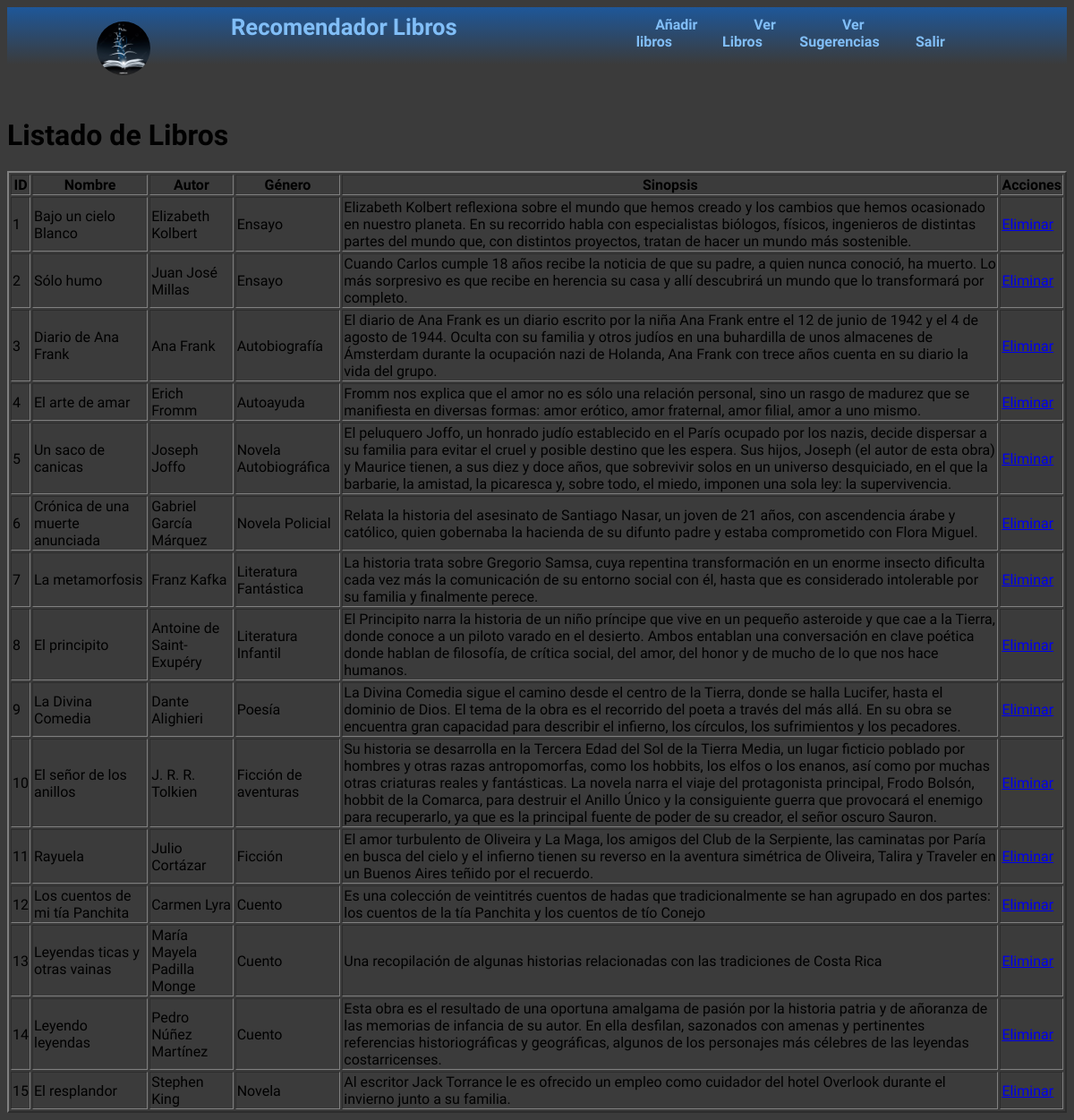
/libros.php (signed in), run on the app's committed database.
### tables this page shows
CREATE TABLE Libros (
    id INT AUTO_INCREMENT PRIMARY KEY,
    nombre_libro VARCHAR(255) NOT NULL,
    autor VARCHAR(255) NOT NULL,
    genero VARCHAR(255) NOT NULL,
    sinopsis TEXT NOT NULL,
    imagen VARCHAR(255) NOT NULL
);

### libros.php (the view, shortened to what this page needs)
<?php
require 'config.php';
$sql = "SELECT * FROM Libros";
$resultado = $conn->query($sql);
?>
<!DOCTYPE html>
<html lang="es">
<head>
    <link rel="stylesheet" type="text/css" href="style.css">
</head>
<body>
    <header>
        <figure>
            <img src="img/header2.jpg" alt="Recomendador Libros">
        </figure>
        <h1>Recomendador Libros</h1>
        <nav>
            <ul>
                <?php if (isset($_SESSION['usuario'])): ?>
                    <li><a href="agregar_libro.php">Añadir libros</a></li>
                    <li><a href="libros.php">Ver Libros</a></li>
                    <li><a href="ver_sugerencias.php">Ver Sugerencias</a></li>
                    <li><a href="salir.php">Salir</a></li>
                <?php endif; ?>
            </ul>
        </nav>
    </header>
    <h1>Listado de Libros</h1>
    <table border="2">
        <thead>
            <tr>
                <th>ID</th>
                <th>Nombre</th>
                <th>Autor</th>
                <th>Género</th>
                <th>Sinopsis</th>
                <th>Acciones</th>
            </tr>
        </thead>
        <tbody>
            <?php while($libro = $resultado->fetch_assoc()): ?>
            <tr>
                <td><?php echo $libro['id']; ?></td>
                <td><?php echo $libro['nombre_libro']; ?></td>
                <td><?php echo $libro['autor']; ?></td>
                <td><?php echo $libro['genero']; ?></td>
                <td><?php echo $libro['sinopsis']; ?></td>
                <td>
                    <a href="eliminar_libro.php?id=<?php echo $libro['id']; ?>">Eliminar</a>
                </td>
            </tr>
            <?php endwhile; ?>
        </tbody>
    </table>
</body>
</html>

### style.css (style rules this page uses)
body { font-family: 'Indie Flower', cursive; font-size: 16px; background-color: #3b3b3b; }
header { background: -moz-linear-gradient(top, rgba(30, 87, 153, 1) 0%, rgba(125, 185, 232, 0) 100%); background: -webkit-gradient(linear, left top, left bottom, color-stop(0%, rgba(30, 87, 153, 1)), color-stop(100%, rgba(125, 185, 232, 0))); background: -webkit-linear-gradient(top, rgba(30, 87, 153, 1) 0%, rgba(125, 185, 232, 0) 100%); background: -o-linear-gradient(top, rgba(30, 87, 153, 1) 0%, rgba(125, 185, 232, 0) 100%); background: -ms-linear-gradient(top, rgba(30, 87, 153, 1) 0%, rgba(125, 185, 232, 0) 100%); background: linear-gradient(to bottom, rgba(30, 87, 153, 1) 0%, rgba(125, 185, 232, 0) 100%); filter: progid:DXImageTransform.Microsoft.gradient(startColorstr='#1e5799', endColorstr='#007db9e8', GradientType=0); }
header { margin-bottom: 60px; text-align: right; }
header figure { float: left; margin-left: 100px; }
header figure img { width: 60px; height: 60px; border-radius: 50%; }
header h1 { color: #81BEF7; float: left; font-size: 1.6em; display: block; margin: 7px 80px 0 50px; padding: 0px; }
header nav ul { padding: 0; margin: 0; text-align: center; list-style: none; }
header nav li { height: 35px; margin-top: 10px; width: 100%; display: inline-block; }
header nav ul li a { text-decoration: none; font-weight: bold; color: #81BEF7; padding: 15px 25px; }
@media screen and (min-width:480px) { header nav ul li { width: 22%; } }
@media screen and (min-width:767px) { header nav ul li { width: 10%; } }
@media screen and (min-width:950px) { header nav ul li { width: 8%; } }

### data on the page
libros: id "1", nombre_libro "Bajo un cielo Blanco", autor "Elizabeth Kolbert", genero "Ensayo", sinopsis "Elizabeth Kolbert reflexiona sobre el mundo que hemos creado y los cambios que hemos ocasionado en nuestro planeta. En su recorrido habla con especialistas biólogos, físicos, ingenieros de distintas partes del mundo que, con distintos proyectos, tratan de hacer un mundo más sostenible."
libros: id "2", nombre_libro "Sólo humo", autor "Juan José Millas", genero "Ensayo", sinopsis "Cuando Carlos cumple 18 años recibe la noticia de que su padre, a quien nunca conoció, ha muerto. Lo más sorpresivo es que recibe en herencia su casa y allí descubrirá un mundo que lo transformará por completo."
libros: id "3", nombre_libro "Diario de Ana Frank", autor "Ana Frank", genero "Autobiografía", sinopsis "El diario de Ana Frank es un diario escrito por la niña Ana Frank entre el 12 de junio de 1942 y el 4 de agosto de 1944. Oculta con su familia y otros judíos en una buhardilla de unos almacenes de Ámsterdam durante la ocupación nazi de Holanda, Ana Frank con trece años cuenta en su diario la vida del grupo."
libros: id "4", nombre_libro "El arte de amar", autor "Erich Fromm", genero "Autoayuda", sinopsis "Fromm nos explica que el amor no es sólo una relación personal, sino un rasgo de madurez que se manifiesta en diversas formas: amor erótico, amor fraternal, amor filial, amor a uno mismo."
libros: id "5", nombre_libro "Un saco de canicas", autor "Joseph Joffo", genero "Novela Autobiográfica", sinopsis "El peluquero Joffo, un honrado judío establecido en el París ocupado por los nazis, decide dispersar a su familia para evitar el cruel y posible destino que les espera. Sus hijos, Joseph (el autor de esta obra) y Maurice tienen, a sus diez y doce años, que sobrevivir solos en un universo desquiciado, en el que la barbarie, la amistad, la picaresca y, sobre todo, el miedo, imponen una sola ley: la supervivencia."
libros: id "6", nombre_libro "Crónica de una muerte anunciada", autor "Gabriel García Márquez", genero "Novela Policial", sinopsis "Relata la historia del asesinato de Santiago Nasar, un joven de 21 años, con ascendencia árabe y católico, quien gobernaba la hacienda de su difunto padre y estaba comprometido con Flora Miguel."
libros: id "7", nombre_libro "La metamorfosis", autor "Franz Kafka", genero "Literatura Fantástica", sinopsis "La historia trata sobre Gregorio Samsa, cuya repentina transformación en un enorme insecto dificulta cada vez más la comunicación de su entorno social con él, hasta que es considerado intolerable por su familia y finalmente perece."
libros: id "8", nombre_libro "El principito", autor "Antoine de Saint-Exupéry", genero "Literatura Infantil", sinopsis "El Principito narra la historia de un niño príncipe que vive en un pequeño asteroide y que cae a la Tierra, donde conoce a un piloto varado en el desierto. Ambos entablan una conversación en clave poética donde hablan de filosofía, de crítica social, del amor, del honor y de mucho de lo que nos hace humanos."
libros: id "9", nombre_libro "La Divina Comedia", autor "Dante Alighieri", genero "Poesía", sinopsis "La Divina Comedia sigue el camino desde el centro de la Tierra, donde se halla Lucifer, hasta el dominio de Dios. El tema de la obra es el recorrido del poeta a través del más allá. En su obra se encuentra gran capacidad para describir el infierno, los círculos, los sufrimientos y los pecadores."
libros: id "10", nombre_libro "El señor de los anillos", autor "J. R. R. Tolkien", genero "Ficción de aventuras", sinopsis "Su historia se desarrolla en la Tercera Edad del Sol de la Tierra Media, un lugar ficticio poblado por hombres y otras razas antropomorfas, como los hobbits, los elfos o los enanos, así como por muchas otras criaturas reales y fantásticas. La novela narra el viaje del protagonista principal, Frodo Bolsón, hobbit de la Comarca, para destruir el Anillo Único y la consiguiente guerra que provocará el enemigo para recuperarlo, ya que es la principal fuente de poder de su creador, el señor oscuro Sauron."
libros: id "11", nombre_libro "Rayuela", autor "Julio Cortázar", genero "Ficción", sinopsis "El amor turbulento de Oliveira y La Maga, los amigos del Club de la Serpiente, las caminatas por Paría en busca del cielo y el infierno tienen su reverso en la aventura simétrica de Oliveira, Talira y Traveler en un Buenos Aires teñido por el recuerdo."
libros: id "12", nombre_libro "Los cuentos de mi tía Panchita", autor "Carmen Lyra", genero "Cuento", sinopsis "Es una colección de veintitrés cuentos de hadas que tradicionalmente se han agrupado en dos partes: los cuentos de la tía Panchita y los cuentos de tío Conejo"
libros: id "13", nombre_libro "Leyendas ticas y otras vainas", autor "María Mayela Padilla Monge", genero "Cuento", sinopsis "Una recopilación de algunas historias relacionadas con las tradiciones de Costa Rica"
libros: id "14", nombre_libro "Leyendo leyendas", autor "Pedro Núñez Martínez", genero "Cuento", sinopsis "Esta obra es el resultado de una oportuna amalgama de pasión por la historia patria y de añoranza de las memorias de infancia de su autor. En ella desfilan, sazonados con amenas y pertinentes referencias historiográficas y geográficas, algunos de los personajes más célebres de las leyendas costarricenses."
libros: id "15", nombre_libro "El resplandor", autor "Stephen King", genero "Novela", sinopsis "Al escritor Jack Torrance le es ofrecido un empleo como cuidador del hotel Overlook durante el invierno junto a su familia."
